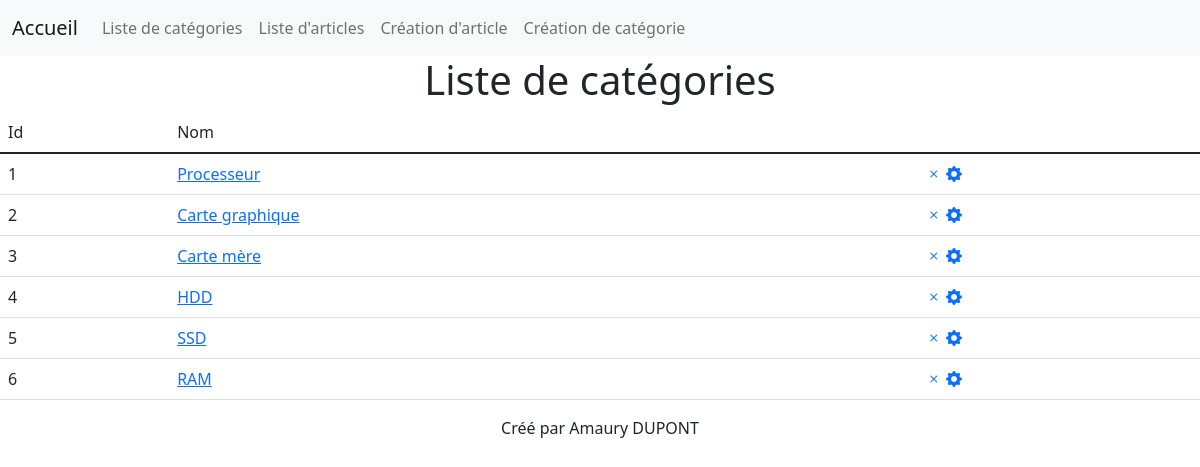
/?route=ListCategorie, run on the app's committed database.
### tables this page shows
CREATE TABLE IF NOT EXISTS `categorie` (
  `id` bigint(20) unsigned NOT NULL AUTO_INCREMENT,
  `name` varchar(255) DEFAULT NULL,
  PRIMARY KEY (`id`)
);

### Controller/Controller.php (called while the page is built, shortened)
<?php
class Controller {
    function View ($view,$data=null){
        include_once "View/header.php";
        include_once "View/".$view.".php";
        include_once "View/footer.php";
    }
}
?>

### Controller/CategorieController.php (called while the page is built, shortened)
<?php
class CategorieController extends Controller
{
    function listCategorie()
    {
        $Categorie = new Categorie();
        $c = $Categorie->All();
        $this->View("CategorieView", $c);
    }
}

### Route/route.php (called while the page is built, shortened)
<?php
$app = new App();
$app->route("", "Controller", "Home");
$app->route("Home", "Controller", "Home");
$app->route("ListArticle", "ArticleController", "listArticle");
$app->route("DeleteArticle", "ArticleController", "DeleteArticle");
$app->route("CreateArticleView", "ArticleController", "ModifyArticleView");
$app->route("ModifyArticleView", "ArticleController", "ModifyArticleView");
$app->route("ModifyArticle", "ArticleController", "ModifyArticle");
$app->route("ShowArticle", "ArticleController", "FindArticle");
$app->route("FindArticleByCategorie", "ArticleController", "FindArticleByCategorie");
$app->route("ModifyCategorie", "CategorieController", "ModifyCategorie");
$app->route("ListCategorie", "CategorieController", "listCategorie");
?>

### index.php (called while the page is built, shortened)
<?php
include_once "Route/route.php";

### Model/Model.php (called while the page is built, shortened)
<?php
abstract class Model
{
    function __get($attr)
    {
        return $this->$attr;
    }
    function connexion()
    {
        return new PDO("mysql:host=localhost;dbname=projet;", "root", "");
    }
    function All()
    {
        $db = $this->connexion();
        $table = strtolower(get_called_class());
        $st = $db->prepare("Select * from $table");
        $array = [];
        $st->execute();
        while ($rq = $st->fetch(PDO::FETCH_ASSOC)) {
            $object = new $model();
            foreach ($rq as $key => $value) {
                $object->$key = $value;
            }
            $array[] = $object;
        }
        return $array;
    }
}

### View/CategorieView.php (the view)
<div>
    <div>
        <h1 class="text-center"> Liste de catégories </h1>
        <table class="table w-100">
            <thead class="thead-dark">
            <tr>
                <td scope="col">
                    Id
                </td>
                <td scope="col">
                    Nom
                </td>
            </tr>
            </thead>
            <?php
            foreach ($data as $categorie) { ?>
                <tr>
                    <td>
                        <?php echo $categorie->id; ?>
                    </td>
                    <td>
                        <a href="?route=FindArticleByCategorie&id=<?php echo $categorie->id ?>"> <?php echo $categorie->name; ?></a>
                    </td>
                    <td>
                        <a href="?route=DeleteCategorie&id=<?php echo $categorie->id ?>"><i class="bi bi-x"></i></a>
                        <a href="?route=ModifyCategorieView&id=<?php echo $categorie->id ?>"><i class="bi bi-gear-fill"></i></a>
                    </td>
                </tr>
            <?php } ?>
        </table>
    </div>
</div>

### Controller/App.php
<?php
class App
{
    public function route($route,$controller,$action){
        if(isset($_GET["route"])&&$_GET["route"]==$route){
            (new $controller())->$action();
        }
        elseif (!isset($_GET["route"]))
        {
            (new Controller())->Home();
        }
    }
}

### View/header.php (shortened to what this page needs)
<!doctype html>
<html lang="fr">
<head>
    <link href="https://cdn.jsdelivr.net/npm/bootstrap@5.1.3/dist/css/bootstrap.min.css" rel="stylesheet"
>
    <link rel="stylesheet" href="https://cdn.jsdelivr.net/npm/bootstrap-icons@1.7.1/font/bootstrap-icons.css">
</head>
<body>
<nav class="navbar navbar-expand-lg navbar-light bg-light">
    <div class="container-fluid">
        <a class="navbar-brand" href="?route=Home">Accueil</a>
        <div class="collapse navbar-collapse" id="navbarNav">
            <ul class="navbar-nav">
                <li class="nav-item">
                    <a class="nav-link " href="?route=ListCategorie">Liste de catégories</a>
                </li>
                <li class="nav-item">
                    <a class="nav-link " href="?route=ListArticle">Liste d'articles</a>
                </li>
                <li class="nav-item">
                    <a class="nav-link" href="?route=CreateArticleView">Création d'article</a>
                </li>
                <li class="nav-item">
                    <a class="nav-link" href="?route=CreateCategorieView">Création de catégorie</a>
                </li>
            </ul>
        </div>
    </div>
</nav>

### View/footer.php
<div class="text-center bottom-0 start-50 ">
    <a> Créé par Amaury DUPONT </a>
</div>
</body>
</html>

### data on the page
categorie: id "1", name "Processeur"
categorie: id "2", name "Carte graphique"
categorie: id "3", name "Carte mère"
categorie: id "4", name "HDD"
categorie: id "5", name "SSD"
categorie: id "6", name "RAM"
